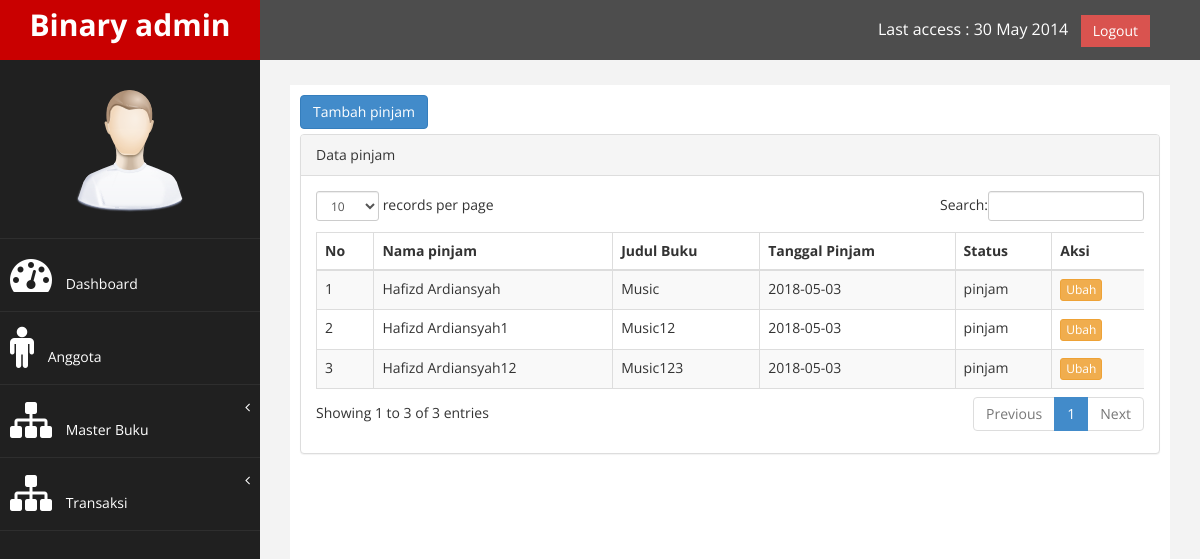
Screenshot of /page/index.php?page=pinjam with the database file from the repository.
### tables this page shows
CREATE TABLE `tb_pinjam` (
  `id_pinjam` int(11) NOT NULL,
  `id_anggota` int(11) NOT NULL,
  `kd_buku` varchar(50) NOT NULL,
  `tgl_pinjam` date NOT NULL,
  `tgl_kembali` date NOT NULL,
  `status` varchar(50) NOT NULL
);

CREATE TABLE `tb_anggota` (
  `id_anggota` int(11) NOT NULL,
  `nama_anggota` varchar(50) NOT NULL
);

CREATE TABLE `tb_buku` (
  `kd_buku` varchar(50) NOT NULL,
  `judul_buku` varchar(50) NOT NULL,
  `id_pengarang` int(11) NOT NULL,
  `id_penerbit` int(11) NOT NULL,
  `tahun_buku` varchar(10) NOT NULL,
  `stok` int(11) NOT NULL
);

### page/pinjam/pinjam.php (the view)
<a href="?page=pinjam&aksi=tambahpinjam"><button class="btn btn-primary" style="margin-bottom: 5px">Tambah pinjam</button></a>
  <div class="row">
                <div class="col-md-12">
                    <div class="panel panel-default">
                        <div class="panel-heading">
                             Data pinjam
                        </div>
                        <div class="panel-body">
                            <div class="table-responsive">
                                <table class="table table-striped table-bordered table-hover" id="buku">
                                    <thead>
                                        <tr>
                                            <th>No</th>
                                            <th>Nama pinjam</th>
                                            <th>Judul Buku</th>
                                            <th>Tanggal Pinjam</th>
                                            <th>Status</th>
                                            <th>Aksi</th>
                                        </tr>
                                    </thead>
                                    <tbody>
                                    	<?php
                                    		$sql = mysqli_query($koneksi, "SELECT ang.nama_anggota, buku.judul_buku ,pinjam.tgl_pinjam, pinjam.tgl_kembali, pinjam.status FROM tb_anggota ang INNER JOIN tb_pinjam pinjam ON ang.id_anggota=pinjam.id_anggota INNER JOIN tb_buku buku ON buku.kd_buku=pinjam.kd_buku WHERE pinjam.status='pinjam'");
                                    		$no = 1;
                                    		while ($tampil = mysqli_fetch_array($sql)) {
                                    	 ?>
                                    	 	<tr>
                                    	 		<td><?php echo $no++; ?></td>
                                    	 		<td><?php echo $tampil['nama_anggota']; ?></td>
                                    	 		<td><?php echo $tampil['judul_buku']; ?></td>
                                    	 		<td><?php echo $tampil['tgl_pinjam']; ?></td>
                                    	 		<td><?php echo $tampil['status']; ?></td>
                                                <td>
                                                    <a href="?page=pinjam&aksi=editpinjam&id=<?php echo $tampil['id_pinjam']; ?>"><button class="btn btn-warning btn-xs">Ubah</button></a>
                                                </td>
                                    	 	</tr>
                                    	 <?php } ?>
                                    </tbody>
                                </table>
                            </div>
                        </div>
                   </div>
                </div>
</div>

### page/index.php (shortened to what this page needs)
<?php include '../koneksi/koneksi.php'; ?>
<!DOCTYPE html>
<html xmlns="http://www.w3.org/1999/xhtml">
<head>
    <link href="../assets/css/bootstrap.css" rel="stylesheet" />
    <link href="../assets/css/font-awesome.css" rel="stylesheet" />
    <link href="../assets/css/custom.css" rel="stylesheet" />
   <link href="../assets/js/dataTables/dataTables.bootstrap.css" rel="stylesheet" />
</head>
<body>
    <div id="wrapper">
        <nav class="navbar navbar-default navbar-cls-top " role="navigation" style="margin-bottom: 0">
            <div class="navbar-header">
                <a class="navbar-brand" href="index.php">Binary admin</a>
            </div>
  <div style="color: white;
padding: 15px 50px 5px 50px;
float: right;
font-size: 16px;"> Last access : 30 May 2014 &nbsp; <a href="login.html" class="btn btn-danger square-btn-adjust">Logout</a> </div>
        </nav>
                <nav class="navbar-default navbar-side" role="navigation">
            <div class="sidebar-collapse">
                <ul class="nav" id="main-menu">
				<li class="text-center">
                    <img src="../assets/img/find_user.png" class="user-image img-responsive"/>
					</li>
                    <li>
                        <a  href="index.php"><i class="fa fa-dashboard fa-3x"></i> Dashboard</a>
                    </li>
                    <li>
                        <a  href="?page=anggota"><i class="fa fa-male fa-3x"></i> Anggota</a>
                    </li>
                     <li>
                        <a href="#"><i class="fa fa-sitemap fa-3x"></i> Master Buku<span class="fa arrow"></span></a>
                    </li>
                    <li>
                        <a href="#"><i class="fa fa-sitemap fa-3x"></i> Transaksi<span class="fa arrow"></span></a>
                    </li>
            </div>
        </nav>
        <div id="page-wrapper" >
            <div id="page-inner">
                <div class="row">
                    <div class="col-md-12">
                      <?php
                        $page = isset($_GET['page']) ? $_GET['page']:'';
                        $aksi = isset($_GET['aksi']) ? $_GET['aksi']:'';
                        if ($page == "buku") {
                          if ($aksi == "") {
                            include "buku/buku.php";
                          }else if ($aksi == "tambahbuku") {
                            include "buku/addbuku.php";
                          }else if ($aksi == "editbuku") {
                            include "buku/editbuku.php";
                          }else if ($aksi == "hapusbuku") {
                            include "buku/hapusbuku.php";
                          }
                        }
                        else if ($page == "pinjam") {
                          if ($aksi == "") {
                            include "pinjam/pinjam.php";
                          }else if ($aksi == "tambahpinjam") {
                            include "pinjam/addpinjam.php";
                          }else if ($aksi == "editpinjam") {
                            include "pinjam/editpinjam.php";
                          }
                        }
                       ?>
                    </div>
                </div>
    </div>
            </div>
        </div>
</body>
</html>

### assets/css/custom.css (style rules this page uses)
body { font-family: 'Open Sans', sans-serif; }
#wrapper { width: 100%; background:#202020; }
#page-wrapper { padding: 15px 15px; min-height: 600px; background:#F3F3F3; }
#page-inner { width:100%; margin:10px 20px 10px 0px; background-color:#fff!important; padding:10px; min-height:1200px; }
.text-center { text-align:center; }
.square-btn-adjust { border: 0px solid transparent; -webkit-border-radius: 0px; -moz-border-radius: 0px; border-radius: 0px; }
.user-image { margin: 25px auto; -webkit-border-radius: 10px; -moz-border-radius: 10px; border-radius: 10px; max-height:170px; max-width:170px; }
.navbar-cls-top .navbar-brand { color: #fff; background: #C90000; width: 260px; text-align: center; height: 60px; font-size: 30px; font-weight: 700; }
.arrow { float: right; }
.fa.arrow:before { content: "\f104"; }
.sidebar-collapse , .sidebar-collapse .nav { background:none; }
.sidebar-collapse .nav { padding:0; }
.sidebar-collapse .nav > li > a { color:#fff; background:#202020; text-shadow:none; }
.sidebar-collapse > .nav > li > a { padding:15px 10px; }
.sidebar-collapse > .nav > li { border-bottom: 1px solid rgba(107, 108, 109, 0.19); }
.navbar-side { border:none; background-color: #202020; }
.navbar-cls-top { background:#4D4D4D; border-bottom:none; }
.navbar-default { border:0px solid black; }
.navbar-header { background: #A70303; }
.nav > li > a > i { margin-right:10px; }
@media (min-width:768px) { #page-wrapper { margin: 0 0 0 260px; padding: 15px 30px; min-height: 1200px; } }
@media (min-width:768px) { .navbar-side { z-index: 1; position: absolute; width: 260px; } }
@media (min-width:768px) { .navbar { border-radius: 0px; } }

### rows the page displays
tb_pinjam: id_anggota.nama_anggota "Hafizd Ardiansyah", kd_buku.judul_buku "Music", tgl_pinjam "2018-05-03", status "pinjam"
tb_pinjam: id_anggota.nama_anggota "Hafizd Ardiansyah1", kd_buku.judul_buku "Music12", tgl_pinjam "2018-05-03", status "pinjam"
tb_pinjam: id_anggota.nama_anggota "Hafizd Ardiansyah12", kd_buku.judul_buku "Music123", tgl_pinjam "2018-05-03", status "pinjam"
